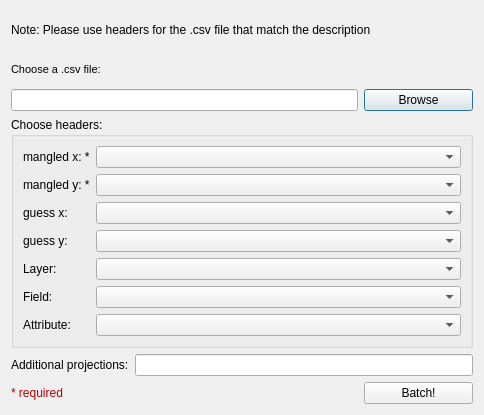
<?xml version="1.0" encoding="UTF-8"?>
<ui version="4.0">
 <class>FileBrowser</class>
 <widget class="QDialog" name="FileBrowser">
  <property name="geometry">
   <rect>
    <x>0</x>
    <y>0</y>
    <width>484</width>
    <height>415</height>
   </rect>
  </property>
  <property name="minimumSize">
   <size>
    <width>0</width>
    <height>348</height>
   </size>
  </property>
  <property name="maximumSize">
   <size>
    <width>16777215</width>
    <height>16777215</height>
   </size>
  </property>
  <property name="windowTitle">
   <string>Batch Mode</string>
  </property>
  <layout class="QGridLayout" name="gridLayout">
   <item row="2" column="3">
    <widget class="QPushButton" name="pushButton_Browse">
     <property name="text">
      <string>Browse</string>
     </property>
    </widget>
   </item>
   <item row="2" column="0" colspan="3">
    <widget class="QLineEdit" name="lineEdit_Path">
     <property name="cursor">
      <cursorShape>WaitCursor</cursorShape>
     </property>
    </widget>
   </item>
   <item row="0" column="0" colspan="4">
    <widget class="QLabel" name="label_2">
     <property name="maximumSize">
      <size>
       <width>16777215</width>
       <height>40</height>
      </size>
     </property>
     <property name="toolTip">
      <string>&lt;html&gt;&lt;head/&gt;&lt;body&gt;&lt;p&gt;The only required fields are mangled X and mangled Y. &lt;/p&gt;&lt;p&gt;All other can be left blank if not needed.&lt;/p&gt;&lt;/body&gt;&lt;/html&gt;</string>
     </property>
     <property name="text">
      <string>Note: Please use headers for the .csv file that match the description</string>
     </property>
    </widget>
   </item>
   <item row="1" column="0" colspan="2">
    <widget class="QLabel" name="label">
     <property name="maximumSize">
      <size>
       <width>16777215</width>
       <height>28</height>
      </size>
     </property>
     <property name="font">
      <font>
       <pointsize>8</pointsize>
      </font>
     </property>
     <property name="text">
      <string>Choose a .csv file:</string>
     </property>
    </widget>
   </item>
   <item row="3" column="0" colspan="4">
    <widget class="QGroupBox" name="groupBox">
     <property name="title">
      <string>Choose headers:</string>
     </property>
     <layout class="QGridLayout" name="gridLayout_2">
      <item row="0" column="0">
       <widget class="QLabel" name="labelSelectLayer_3">
        <property name="text">
         <string>mangled x: *</string>
        </property>
       </widget>
      </item>
      <item row="0" column="1">
       <widget class="QComboBox" name="mangledXComboBox">
        <property name="sizePolicy">
         <sizepolicy hsizetype="MinimumExpanding" vsizetype="Fixed">
          <horstretch>0</horstretch>
          <verstretch>0</verstretch>
         </sizepolicy>
        </property>
       </widget>
      </item>
      <item row="1" column="0">
       <widget class="QLabel" name="labelSelectLayer_5">
        <property name="text">
         <string>mangled y: *</string>
        </property>
       </widget>
      </item>
      <item row="1" column="1">
       <widget class="QComboBox" name="mangledYComboBox">
        <property name="sizePolicy">
         <sizepolicy hsizetype="MinimumExpanding" vsizetype="Fixed">
          <horstretch>0</horstretch>
          <verstretch>0</verstretch>
         </sizepolicy>
        </property>
       </widget>
      </item>
      <item row="2" column="0">
       <widget class="QLabel" name="labelSelectLayer_6">
        <property name="text">
         <string>guess x:</string>
        </property>
       </widget>
      </item>
      <item row="2" column="1">
       <widget class="QComboBox" name="guessXComboBox">
        <property name="sizePolicy">
         <sizepolicy hsizetype="MinimumExpanding" vsizetype="Fixed">
          <horstretch>0</horstretch>
          <verstretch>0</verstretch>
         </sizepolicy>
        </property>
       </widget>
      </item>
      <item row="3" column="0">
       <widget class="QLabel" name="labelSelectLayer_7">
        <property name="text">
         <string>guess y:</string>
        </property>
       </widget>
      </item>
      <item row="3" column="1">
       <widget class="QComboBox" name="guessYComboBox">
        <property name="sizePolicy">
         <sizepolicy hsizetype="MinimumExpanding" vsizetype="Fixed">
          <horstretch>0</horstretch>
          <verstretch>0</verstretch>
         </sizepolicy>
        </property>
       </widget>
      </item>
      <item row="4" column="0">
       <widget class="QLabel" name="labelSelectLayer_2">
        <property name="text">
         <string>Layer:</string>
        </property>
       </widget>
      </item>
      <item row="4" column="1">
       <widget class="QComboBox" name="layerComboBox">
        <property name="sizePolicy">
         <sizepolicy hsizetype="MinimumExpanding" vsizetype="Fixed">
          <horstretch>0</horstretch>
          <verstretch>0</verstretch>
         </sizepolicy>
        </property>
       </widget>
      </item>
      <item row="5" column="0">
       <widget class="QLabel" name="labelSelectLayer_4">
        <property name="text">
         <string>Field:</string>
        </property>
       </widget>
      </item>
      <item row="5" column="1">
       <widget class="QComboBox" name="fieldComboBox">
        <property name="sizePolicy">
         <sizepolicy hsizetype="MinimumExpanding" vsizetype="Fixed">
          <horstretch>0</horstretch>
          <verstretch>0</verstretch>
         </sizepolicy>
        </property>
       </widget>
      </item>
      <item row="6" column="0">
       <widget class="QLabel" name="labelSelectLayer">
        <property name="text">
         <string>Attribute:</string>
        </property>
       </widget>
      </item>
      <item row="6" column="1">
       <widget class="QComboBox" name="fieldValueComboBox">
        <property name="sizePolicy">
         <sizepolicy hsizetype="MinimumExpanding" vsizetype="Fixed">
          <horstretch>0</horstretch>
          <verstretch>0</verstretch>
         </sizepolicy>
        </property>
       </widget>
      </item>
     </layout>
    </widget>
   </item>
   <item row="5" column="0">
    <widget class="QLabel" name="labelSelectLayer_required">
     <property name="text">
      <string>&lt;html&gt;&lt;head/&gt;&lt;body&gt;&lt;p&gt;&lt;span style=&quot; color:#ba0000;&quot;&gt;* required&lt;/span&gt;&lt;/p&gt;&lt;/body&gt;&lt;/html&gt;</string>
     </property>
    </widget>
   </item>
   <item row="4" column="0">
    <widget class="QLabel" name="labelSelectLayer_addProj">
     <property name="toolTip">
      <string>&lt;html&gt;&lt;head/&gt;&lt;body&gt;&lt;p&gt;A valid PROJ.4 string (e.g. &lt;span style=&quot; font-style:italic;&quot;&gt;+proj=longlat +datum=WGS84 +no_defs&lt;/span&gt;) or a UTM zone (e.g. &lt;span style=&quot; font-style:italic;&quot;&gt;60&lt;/span&gt;)&lt;/p&gt;&lt;/body&gt;&lt;/html&gt;</string>
     </property>
     <property name="text">
      <string>Additional projections:</string>
     </property>
    </widget>
   </item>
   <item row="5" column="3">
    <widget class="QPushButton" name="pushButton_Batch">
     <property name="text">
      <string>Batch!</string>
     </property>
    </widget>
   </item>
   <item row="4" column="1" colspan="3">
    <widget class="QLineEdit" name="lineEdit_addProj">
     <property name="toolTip">
      <string>&lt;html&gt;&lt;head/&gt;&lt;body&gt;&lt;p&gt;A valid PROJ.4 string (e.g. &lt;span style=&quot; font-style:italic;&quot;&gt;+proj=longlat +datum=WGS84 +no_defs&lt;/span&gt;) or a UTM zone (e.g. &lt;span style=&quot; font-style:italic;&quot;&gt;60&lt;/span&gt;)&lt;/p&gt;&lt;/body&gt;&lt;/html&gt;</string>
     </property>
    </widget>
   </item>
  </layout>
 </widget>
 <resources/>
 <connections/>
</ui>
